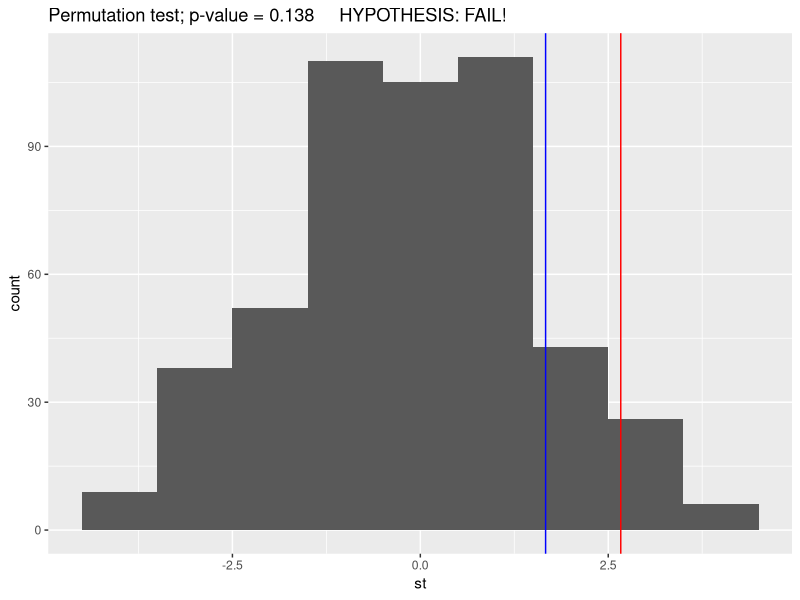

This figure's R source:
library(tidyverse)

before<- c(120,124,130,118,140,128,140,135,126,130,126,127)
after <- c(128,131,131,127,132,125,141,137,118,132,129,135)
diff <- before-after

nr <- 500 #number of rearrangements to be examined
st <- numeric(nr)
sttrue <- mean(diff)
n <- length(diff)
stat <- numeric(n)
cnt <- 0 #zero the counter
for (i in 1:nr) {
	for (j in 1:n) {
		stat[j] <- ifelse(runif(1) < 0.5, diff[j], -diff[j])
	}
	st[i] <- mean(stat)
	if (st[i] < sttrue){
		cnt <- cnt + 1
	}
}
p.val <- cnt/nr # p-value

p.val

# Visualisation of the p-value in a histogram
ggplot() +
	geom_histogram(aes(st), binwidth = 1) +
	# geom_vline(aes(xintercept = sttrue), colour = "blue") +
	geom_vline(aes(xintercept = quantile(st, prob = 1-p.val)), colour = "blue") +
	geom_vline(aes(xintercept = quantile(st, prob = 0.95)), colour = "red") +
	# annotate("text", x = -12, y = 700, label = paste("p-value = ", p.val)) +
	labs(title = paste("Permutation test;", "p-value =", p.val, "    HYPOTHESIS:", ifelse(p.val < 1-0.95 ,"YEA BOI!", "FAIL!")))
